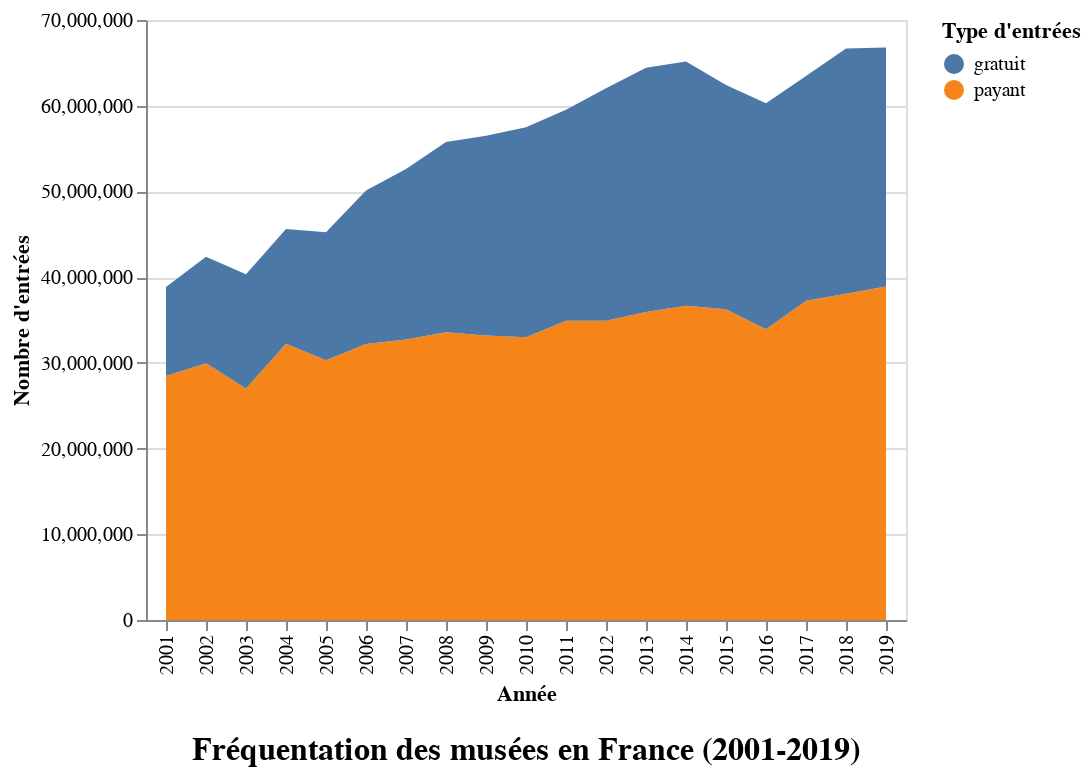

The code cell stored with this chart in its notebook:
### Markdown cell above
En suivant la même logique, intervenons maintenant sur l'objet `Chart` en lui-même pour lui associer un titre. On utilise pour cela la méthode `.configure_title()` à laquelle on peut passer différents paramètres.

### Code cell
# On ajoute la méthode "properties" à laquelle on passe le titre du graphique comme paramètre mais
# également la méthode "configure_title" qui permet de paramétrer l'affichage du titre
alt.Chart(df_long_freq_annee).mark_area().encode(
    alt.X(
        shorthand="annee:O",
        title="Année"
    ),
    alt.Y(
        shorthand="nombre_entree",
        title="Nombre d'entrées"
    ),
    alt.Color(
        shorthand="type_entree",
        title="Type d'entrées"
    )
).properties(
    title="Fréquentation des musées en France (2001-2019)"
).configure_title(
    fontSize=16,
    font="Arial",
    color="black",
    align="center",
    orient="bottom",
    offset=15
)

### Figure 1 — Vega-Lite specification as saved in the notebook (floating-point values rounded to 4 significant figures)
{"config": {"view": {"continuousWidth": 400, "continuousHeight": 300}, "title": {"align": "center", "color": "black", "font": "Arial", "fontSize": 16, "offset": 15, "orient": "bottom"}}, "data": {"name": "data-37c891bb50915f3e536e0f602ba2dae9"}, "mark": "area", "encoding": {"color": {"type": "nominal", "field": "type_entree", "title": "Type d'entrées"}, "x": {"type": "ordinal", "field": "annee", "title": "Année"}, "y": {"type": "quantitative", "field": "nombre_entree", "title": "Nombre d'entrées"}}, "title": "Fréquentation des musées en France (2001-2019)", "$schema": "https://vega.github.io/schema/vega-lite/v4.8.1.json", "datasets": {"data-37c891bb50915f3e536e0f602ba2dae9": [{"annee": 2001, "type_entree": "payant", "nombre_entree": 28470000.0}, {"annee": 2002, "type_entree": "payant", "nombre_entree": 29950000.0}, {"annee": 2003, "type_entree": "payant", "nombre_entree": 27010000.0}, {"annee": 2004, "type_entree": "payant", "nombre_entree": 32220000.0}, {"annee": 2005, "type_entree": "payant", "nombre_entree": 30320000.0}, {"annee": 2006, "type_entree": "payant", "nombre_entree": 32200000.0}, {"annee": 2007, "type_entree": "payant", "nombre_entree": 32710000.0}, {"annee": 2008, "type_entree": "payant", "nombre_entree": 33580000.0}, {"annee": 2009, "type_entree": "payant", "nombre_entree": 33190000.0}, {"annee": 2010, "type_entree": "payant", "nombre_entree": 33000000.0}, {"annee": 2011, "type_entree": "payant", "nombre_entree": 34910000.0}, {"annee": 2012, "type_entree": "payant", "nombre_entree": 34910000.0}, {"annee": 2013, "type_entree": "payant", "nombre_entree": 35930000.0}, {"annee": 2014, "type_entree": "payant", "nombre_entree": 36650000.0}, {"annee": 2015, "type_entree": "payant", "nombre_entree": 36240000.0}, {"annee": 2016, "type_entree": "payant", "nombre_entree": 33910000.0}, {"annee": 2017, "type_entree": "payant", "nombre_entree": 37230000.0}, {"annee": 2018, "type_entree": "payant", "nombre_entree": 38050000.0}, {"annee": 2019, "type_entree": "payant", "nombre_entree": 38920000.0}, {"annee": 2001, "type_entree": "gratuit", "nombre_entree": 10380000.0}, {"annee": 2002, "type_entree": "gratuit", "nombre_entree": 12420000.0}, {"annee": 2003, "type_entree": "gratuit", "nombre_entree": 13310000.0}, {"annee": 2004, "type_entree": "gratuit", "nombre_entree": 13410000.0}, {"annee": 2005, "type_entree": "gratuit", "nombre_entree": 14930000.0}, {"annee": 2006, "type_entree": "gratuit", "nombre_entree": 17920000.0}, {"annee": 2007, "type_entree": "gratuit", "nombre_entree": 19910000.0}, {"annee": 2008, "type_entree": "gratuit", "nombre_entree": 22190000.0}, {"annee": 2009, "type_entree": "gratuit", "nombre_entree": 23290000.0}, {"annee": 2010, "type_entree": "gratuit", "nombre_entree": 24500000.0}, {"annee": 2011, "type_entree": "gratuit", "nombre_entree": 24600000.0}, {"annee": 2012, "type_entree": "gratuit", "nombre_entree": 27140000.0}, {"annee": 2013, "type_entree": "gratuit", "nombre_entree": 28500000.0}, {"annee": 2014, "type_entree": "gratuit", "nombre_entree": 28500000.0}, {"annee": 2015, "type_entree": "gratuit", "nombre_entree": 26170000.0}, {"annee": 2016, "type_entree": "gratuit", "nombre_entree": 26360000.0}, {"annee": 2017, "type_entree": "gratuit", "nombre_entree": 26240000.0}, {"annee": 2018, "type_entree": "gratuit", "nombre_entree": 28620000.0}, {"annee": 2019, "type_entree": "gratuit", "nombre_entree": 27870000.0}]}}
